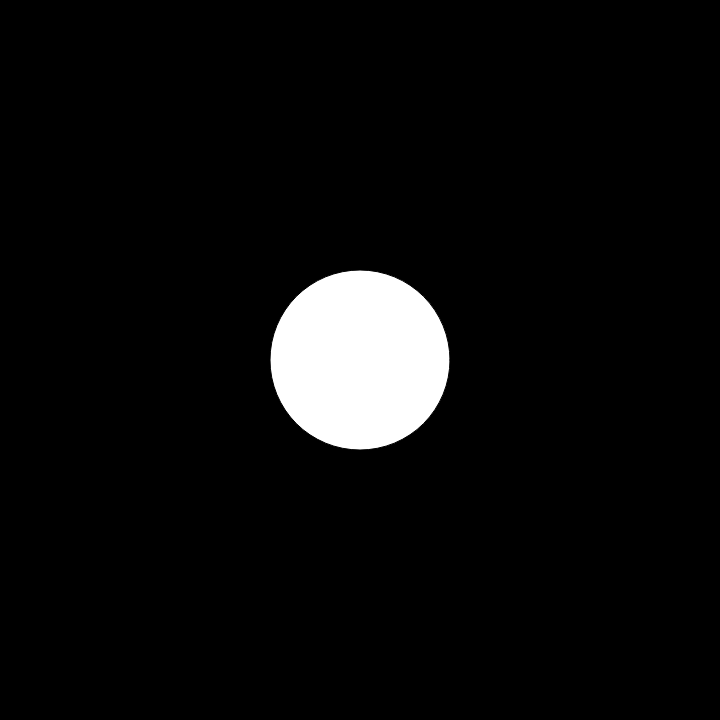
Frame 1 (no input)
Frame 60 (no input): identical to frame 1, image omitted
Frame 120 (the mouse pressed at the canvas centre since frame 60): identical to frame 1, image omitted

The p5.js sketch that drew this single still picture (run headless with seeded random() and noise() and a simulated clock; from frame 60 on, the mouse is pressed at the canvas centre):

// p5.js sketch
// ── sketch.js
// please, add the description of this artwork here.
// please, add the instruction on how to interact here.
// please, add any other important information for the comprehension of the code

function setup(){ // sets up the artwork
  createCanvas(720, 720); // creates a square canvas of resolution 720 pixels
}

function draw(){ // draws the artwork
  background(0); // sets the baground colour to black
  fill(255); // sets the inner circle color to white
  ellipse(width*.5, height*.5, width*.25, width*.25); // creates an ellipse positioned in the middle of the canvas and of size a quarter of the canvas.
}
